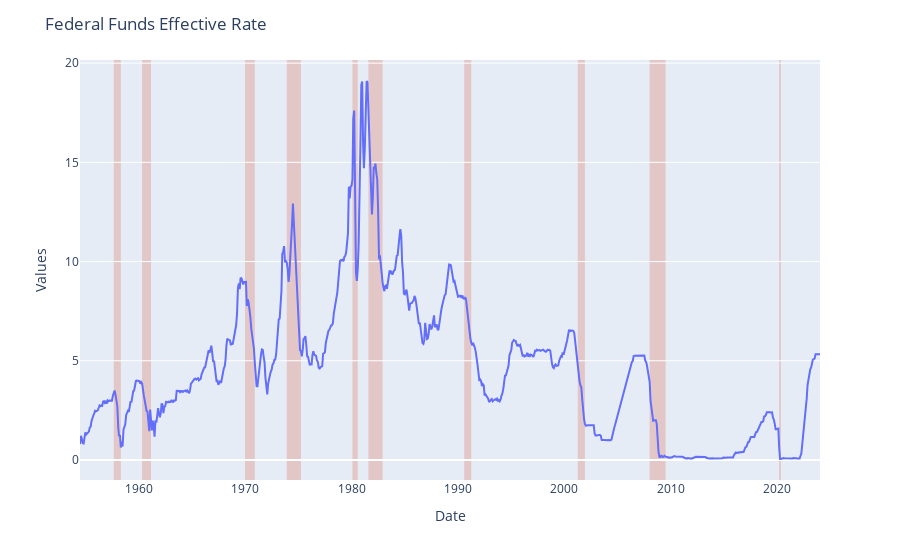

The notebook cell this image was saved under:
### Code cell
fig = px.line(x=srty['date'], y=srty['FEDFUNDS'])



# Highlight areas according to the even_type
current = ''
changes = []

for ind in srty.index:
    if current != srty['USREC'][ind]:
        current = srty['USREC'][ind]
        changes.append([srty['date'][ind],srty['USREC'][ind]])


color_dict= {'Yes':'#d9330d','No':'#e5ecf6',}

for i, val in enumerate(changes):
    if (i+1) == len(changes):
            changes_last_date = changes[-1][0]
            changes_last_state = changes[-1][1]
            last_date= srty['date'].iloc[-1]
            fig.add_vrect(
                          x0=changes_last_date, x1=last_date,
                          fillcolor=color_dict[changes_last_state], opacity=0.2,
                          layer="below", line_width=0)

    else:
          

        if changes[i][1] =='Yes':
            fig.add_vrect(
                        x0=changes[i][0], x1=changes[i+1][0],
                        fillcolor=color_dict['Yes'], opacity=0.2,
                        layer="below", line_width=0)


fig.update_layout(xaxis_title="Date", yaxis_title="Values", title='Federal Funds Effective Rate',xaxis = {'showgrid': False}, yaxis = {'showgrid': True})

fig.show()

### Figure 1 — Plotly figure (JSON) as saved in the notebook; plotly's stock layout.template omitted (floating-point values rounded to 4 significant figures; data arrays with more than 128 entries replaced by an {"elided": "..."} marker saying what was removed)
{"data": [{"hovertemplate": "x=%{x}<br>y=%{y}<extra></extra>", "legendgroup": "", "line": {"color": "#636efa", "dash": "solid"}, "marker": {"symbol": "circle"}, "mode": "lines", "name": "", "orientation": "v", "showlegend": false, "type": "scatter", "x": {"elided": "835 str values"}, "xaxis": "x", "y": {"elided": "835 float values"}, "yaxis": "y"}], "layout": {"legend": {"tracegroupgap": 0}, "margin": {"t": 60}, "shapes": [{"fillcolor": "#d9330d", "layer": "below", "line": {"width": 0}, "opacity": 0.2, "type": "rect", "x0": "1957-09-01T00:00:00", "x1": "1958-05-01T00:00:00", "xref": "x", "y0": 0, "y1": 1, "yref": "y domain"}, {"fillcolor": "#d9330d", "layer": "below", "line": {"width": 0}, "opacity": 0.2, "type": "rect", "x0": "1960-05-01T00:00:00", "x1": "1961-03-01T00:00:00", "xref": "x", "y0": 0, "y1": 1, "yref": "y domain"}, {"fillcolor": "#d9330d", "layer": "below", "line": {"width": 0}, "opacity": 0.2, "type": "rect", "x0": "1970-01-01T00:00:00", "x1": "1970-12-01T00:00:00", "xref": "x", "y0": 0, "y1": 1, "yref": "y domain"}, {"fillcolor": "#d9330d", "layer": "below", "line": {"width": 0}, "opacity": 0.2, "type": "rect", "x0": "1973-12-01T00:00:00", "x1": "1975-04-01T00:00:00", "xref": "x", "y0": 0, "y1": 1, "yref": "y domain"}, {"fillcolor": "#d9330d", "layer": "below", "line": {"width": 0}, "opacity": 0.2, "type": "rect", "x0": "1980-02-01T00:00:00", "x1": "1980-08-01T00:00:00", "xref": "x", "y0": 0, "y1": 1, "yref": "y domain"}, {"fillcolor": "#d9330d", "layer": "below", "line": {"width": 0}, "opacity": 0.2, "type": "rect", "x0": "1981-08-01T00:00:00", "x1": "1982-12-01T00:00:00", "xref": "x", "y0": 0, "y1": 1, "yref": "y domain"}, {"fillcolor": "#d9330d", "layer": "below", "line": {"width": 0}, "opacity": 0.2, "type": "rect", "x0": "1990-08-01T00:00:00", "x1": "1991-04-01T00:00:00", "xref": "x", "y0": 0, "y1": 1, "yref": "y domain"}, {"fillcolor": "#d9330d", "layer": "below", "line": {"width": 0}, "opacity": 0.2, "type": "rect", "x0": "2001-04-01T00:00:00", "x1": "2001-12-01T00:00:00", "xref": "x", "y0": 0, "y1": 1, "yref": "y domain"}, {"fillcolor": "#d9330d", "layer": "below", "line": {"width": 0}, "opacity": 0.2, "type": "rect", "x0": "2008-01-01T00:00:00", "x1": "2009-07-01T00:00:00", "xref": "x", "y0": 0, "y1": 1, "yref": "y domain"}, {"fillcolor": "#d9330d", "layer": "below", "line": {"width": 0}, "opacity": 0.2, "type": "rect", "x0": "2020-03-01T00:00:00", "x1": "2020-05-01T00:00:00", "xref": "x", "y0": 0, "y1": 1, "yref": "y domain"}, {"fillcolor": "#e5ecf6", "layer": "below", "line": {"width": 0}, "opacity": 0.2, "type": "rect", "x0": "2020-05-01T00:00:00", "x1": "2024-01-01T00:00:00", "xref": "x", "y0": 0, "y1": 1, "yref": "y domain"}], "title": {"text": "Federal Funds Effective Rate"}, "xaxis": {"anchor": "y", "domain": [0, 1], "showgrid": false, "title": {"text": "Date"}}, "yaxis": {"anchor": "x", "domain": [0, 1], "showgrid": true, "title": {"text": "Values"}}}}
